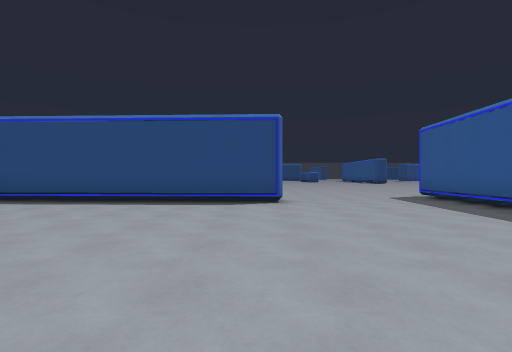
view 1 (above)

13 first-person views from a walk through a 3-D level made in the Godot game engine. The camera is 1.3 m above the floor, looks level and sees 85° across. The floor is counted in squares, 2 m on a side. Each view is taken from the middle of a square. On the plan, view 1 faces up. The plan holds only what a view shows up to about 9 squares ahead; the rest is blank. The place goes on beyond the plan.

view 2
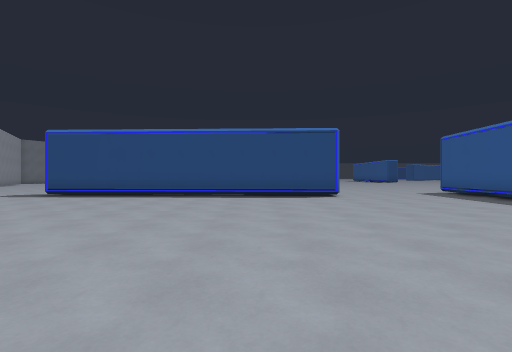

view 3
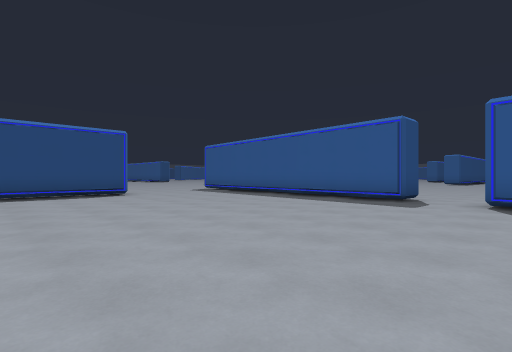

view 4
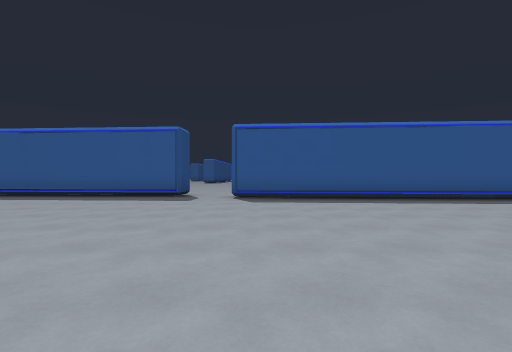

view 5
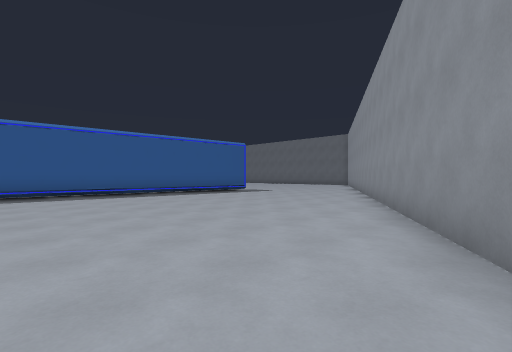

view 6
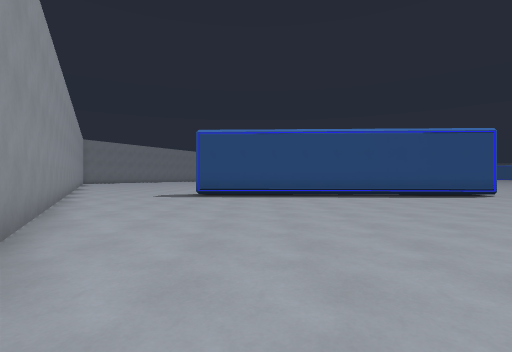

view 7
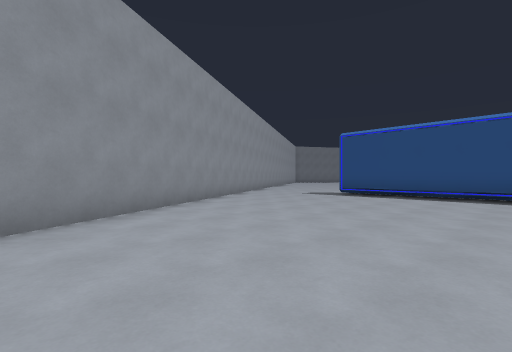

view 8
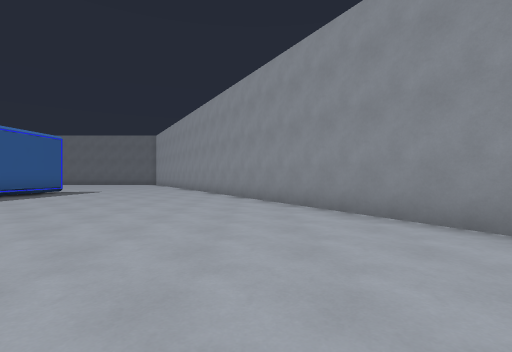

view 9
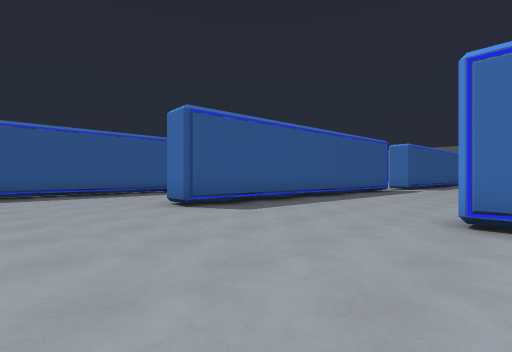

view 10
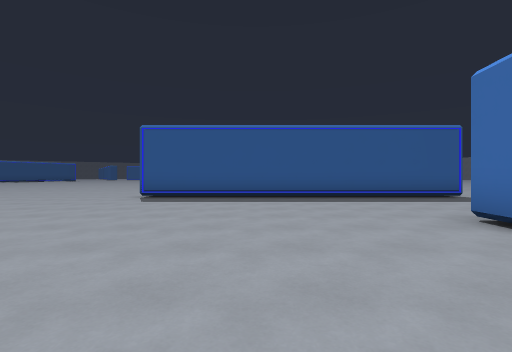

view 11
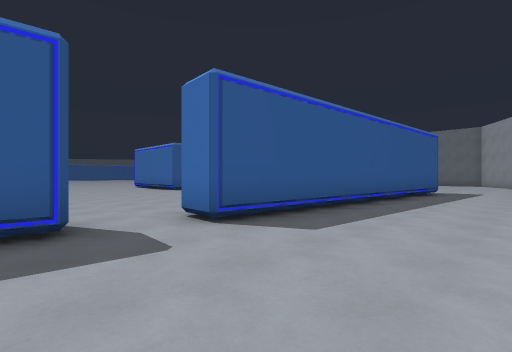

view 12
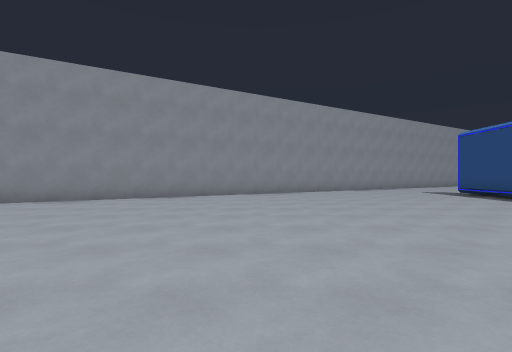

view 13
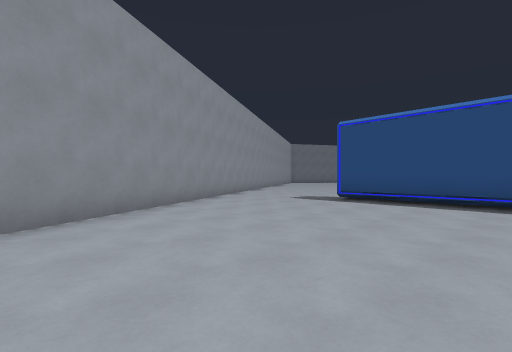

### Floor plan
Points are (right, up) in squares from view 1. A wall is a line through its corners. A room is listed if a view was taken in it or the views show most of it. See-through windows are left out.
Room 1 (views 1, 2, 3, 4, 5, 6, 7, 8, 11, 12, 13)
walls: (4.5, -0.7) (5.2, 8.9); (-5.8, -5.7) (-3.1, -10.4); (0.7, 6.8) (-8.9, 7.2); (-12, 5.1) (-6.4, -4.6); (3.6, -10.1) (4.1, -2.3)
ways out: opening at (-10, 6.7) to room 2; opening at (3.5, 9.7) to room 2; opening at (5, -1.5) to room 2; opening at (-6, -5)
Room 2 (views 9, 10)
walls: (5.2, 8.9) (6.1, 8.9); (0.1, 7.8) (0.7, 7.8); (10.3, 5.9) (10.3, 15.4); (-13, 6.8) (-12, 5.1); (5.5, -0.8) (4.5, -0.7); (4.1, -2.3) (5.1, -2.4)
ways out: opening at (-10, 6.7) to room 1; opening at (3.5, 9.7) to room 1; opening at (5, -1.5) to room 1

Where each view was taken, in squares from view 1:
view 1: 0 up, 0 right, facing up
view 2: 2 down, 2 left, facing up
view 3: 3 down, 3 left, facing up-right
view 4: 3 down, 4 left, facing right
view 5: 3 down, 6 left, facing down-right
view 6: 2 down, 7 left, facing up
view 7: 2 down, 4 left, facing up-left
view 8: 1 down, 4 left, facing down
view 9: 12 up, 0 right, facing down-right
view 10: 12 up, 2 right, facing right
view 11: 0 up, 1 right, facing down-right
view 12: 0 up, 1 right, facing left
view 13: 0 up, 5 left, facing up-left
